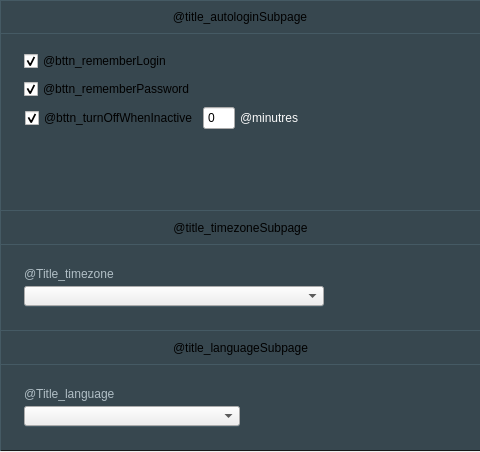
  <widget class="EntityWidget" name="rightPart" native="true">
   <property name="geometry">
    <rect>
     <x>480</x>
     <y>0</y>
     <width>480</width>
     <height>452</height>
    </rect>
   </property>
   <property name="minimumSize">
    <size>
     <width>480</width>
     <height>452</height>
    </size>
   </property>
   <property name="maximumSize">
    <size>
     <width>480</width>
     <height>452</height>
    </size>
   </property>
   <property name="styleSheet">
    <string notr="true"/>
   </property>
   <property name="shape" stdset="0">
    <bool>false</bool>
   </property>
   <layout class="QVBoxLayout" name="verticalLayout_8">
    <property name="spacing">
     <number>0</number>
    </property>
    <property name="leftMargin">
     <number>0</number>
    </property>
    <property name="topMargin">
     <number>0</number>
    </property>
    <property name="rightMargin">
     <number>0</number>
    </property>
    <property name="bottomMargin">
     <number>0</number>
    </property>
    <item>
     <widget class="QWidget" name="subpage_autologin" native="true">
      <property name="minimumSize">
       <size>
        <width>480</width>
        <height>210</height>
       </size>
      </property>
      <property name="maximumSize">
       <size>
        <width>480</width>
        <height>210</height>
       </size>
      </property>
      <property name="styleSheet">
       <string notr="true">
.QWidget {
    background-color: #37474f;
    border-top: 1px solid #455a64;
    border-bottom: 1px solid #191919;
border-left: 1px solid #455a64; 
}

QPushButton {
    border: none;
}
QPushButton:hover {
    background-color: rgba(255, 255, 255, 100);
    border: 1px solid rgba(25, 25, 25, 170);
margin-top: -1px;
margin-left: -1px;
border-radius: 2px;
}

QPushButton:!checked {
	background-image: url(:/textures/Common/icons/icon_play.png);
}
QPushButton:checked {
	background-image: url(:/textures/Common/icons/icon_stop.png);
}</string>
      </property>
      <layout class="QVBoxLayout" name="verticalLayout_2" stretch="0,1">
       <property name="spacing">
        <number>0</number>
       </property>
       <property name="leftMargin">
        <number>0</number>
       </property>
       <property name="topMargin">
        <number>0</number>
       </property>
       <property name="rightMargin">
        <number>0</number>
       </property>
       <property name="bottomMargin">
        <number>0</number>
       </property>
       <item>
        <widget class="QLabel" name="title_autologinSubpage">
         <property name="minimumSize">
          <size>
           <width>0</width>
           <height>33</height>
          </size>
         </property>
         <property name="maximumSize">
          <size>
           <width>16777215</width>
           <height>33</height>
          </size>
         </property>
         <property name="styleSheet">
          <string notr="true">QLabel {
    border-left: 1px solid #455a64;
}</string>
         </property>
         <property name="text">
          <string>@title_autologinSubpage</string>
         </property>
         <property name="alignment">
          <set>Qt::AlignCenter</set>
         </property>
        </widget>
       </item>
       <item>
        <widget class="QWidget" name="body_autologin" native="true">
         <property name="styleSheet">
          <string notr="true">.QWidget {
    border-bottom: none;
}</string>
         </property>
         <layout class="QVBoxLayout" name="verticalLayout_9" stretch="0,0,0,0">
          <property name="spacing">
           <number>2</number>
          </property>
          <property name="leftMargin">
           <number>24</number>
          </property>
          <property name="topMargin">
           <number>15</number>
          </property>
          <property name="rightMargin">
           <number>24</number>
          </property>
          <property name="bottomMargin">
           <number>15</number>
          </property>
          <item alignment="Qt::AlignLeft|Qt::AlignTop">
           <widget class="QCheckBox" name="bttn_rememberLogin">
            <property name="minimumSize">
             <size>
              <width>0</width>
              <height>26</height>
             </size>
            </property>
            <property name="maximumSize">
             <size>
              <width>16777215</width>
              <height>26</height>
             </size>
            </property>
            <property name="styleSheet">
             <string notr="true"/>
            </property>
            <property name="text">
             <string>@bttn_rememberLogin</string>
            </property>
            <property name="checked">
             <bool>true</bool>
            </property>
           </widget>
          </item>
          <item alignment="Qt::AlignLeft|Qt::AlignTop">
           <widget class="QCheckBox" name="bttn_rememberPassword">
            <property name="minimumSize">
             <size>
              <width>0</width>
              <height>26</height>
             </size>
            </property>
            <property name="maximumSize">
             <size>
              <width>16777215</width>
              <height>26</height>
             </size>
            </property>
            <property name="styleSheet">
             <string notr="true"/>
            </property>
            <property name="text">
             <string>@bttn_rememberPassword</string>
            </property>
            <property name="checked">
             <bool>true</bool>
            </property>
           </widget>
          </item>
          <item alignment="Qt::AlignLeft|Qt::AlignTop">
           <widget class="QWidget" name="w" native="true">
            <property name="styleSheet">
             <string notr="true">.QWidget {
    border: none;
}</string>
            </property>
            <layout class="QHBoxLayout" name="horizontalLayout" stretch="0,0,1">
             <property name="spacing">
              <number>5</number>
             </property>
             <property name="leftMargin">
              <number>1</number>
             </property>
             <property name="topMargin">
              <number>1</number>
             </property>
             <property name="rightMargin">
              <number>1</number>
             </property>
             <property name="bottomMargin">
              <number>1</number>
             </property>
             <item alignment="Qt::AlignLeft|Qt::AlignVCenter">
              <widget class="QCheckBox" name="bttn_turnOffWhenInactive">
               <property name="minimumSize">
                <size>
                 <width>0</width>
                 <height>26</height>
                </size>
               </property>
               <property name="maximumSize">
                <size>
                 <width>16777215</width>
                 <height>26</height>
                </size>
               </property>
               <property name="styleSheet">
                <string notr="true"/>
               </property>
               <property name="text">
                <string>@bttn_turnOffWhenInactive</string>
               </property>
               <property name="checked">
                <bool>true</bool>
               </property>
              </widget>
             </item>
             <item alignment="Qt::AlignLeft|Qt::AlignVCenter">
              <widget class="QSpinBox" name="spinBox_turnOffWhenInactive">
               <property name="minimumSize">
                <size>
                 <width>32</width>
                 <height>24</height>
                </size>
               </property>
               <property name="maximumSize">
                <size>
                 <width>32</width>
                 <height>24</height>
                </size>
               </property>
               <property name="buttonSymbols">
                <enum>QAbstractSpinBox::NoButtons</enum>
               </property>
              </widget>
             </item>
             <item alignment="Qt::AlignLeft|Qt::AlignVCenter">
              <widget class="QLabel" name="msg_minutes">
               <property name="minimumSize">
                <size>
                 <width>0</width>
                 <height>26</height>
                </size>
               </property>
               <property name="maximumSize">
                <size>
                 <width>16777215</width>
                 <height>26</height>
                </size>
               </property>
               <property name="styleSheet">
                <string notr="true">QLabel {
    color: #fafafa;
    border: none;
    background-color: transparent;
    font: 13px &quot;Open Sans&quot;;
}</string>
               </property>
               <property name="text">
                <string>@minutres</string>
               </property>
              </widget>
             </item>
            </layout>
           </widget>
          </item>
          <item>
           <spacer name="verticalSpacer">
            <property name="orientation">
             <enum>Qt::Vertical</enum>
            </property>
            <property name="sizeHint" stdset="0">
             <size>
              <width>20</width>
              <height>40</height>
             </size>
            </property>
           </spacer>
          </item>
         </layout>
        </widget>
       </item>
      </layout>
     </widget>
    </item>
    <item>
     <widget class="QWidget" name="subpage_timezone" native="true">
      <property name="minimumSize">
       <size>
        <width>480</width>
        <height>120</height>
       </size>
      </property>
      <property name="maximumSize">
       <size>
        <width>480</width>
        <height>120</height>
       </size>
      </property>
      <property name="styleSheet">
       <string notr="true">
.QWidget {
    background-color: #37474f;
    border-top: 1px solid #455a64;
    border-bottom: 1px solid #191919;
border-left: 1px solid #455a64; 
}

QPushButton {
    border: none;
}
QPushButton:hover {
    background-color: rgba(255, 255, 255, 100);
    border: 1px solid rgba(25, 25, 25, 170);
margin-top: -1px;
margin-left: -1px;
border-radius: 2px;
}

QPushButton:!checked {
	background-image: url(:/textures/Common/icons/icon_play.png);
}
QPushButton:checked {
	background-image: url(:/textures/Common/icons/icon_stop.png);
}</string>
      </property>
      <layout class="QVBoxLayout" name="verticalLayout_4" stretch="0,1">
       <property name="spacing">
        <number>0</number>
       </property>
       <property name="leftMargin">
        <number>0</number>
       </property>
       <property name="topMargin">
        <number>0</number>
       </property>
       <property name="rightMargin">
        <number>0</number>
       </property>
       <property name="bottomMargin">
        <number>0</number>
       </property>
       <item>
        <widget class="QLabel" name="title_timezoneSubpage">
         <property name="minimumSize">
          <size>
           <width>0</width>
           <height>34</height>
          </size>
         </property>
         <property name="maximumSize">
          <size>
           <width>16777215</width>
           <height>34</height>
          </size>
         </property>
         <property name="styleSheet">
          <string notr="true">QLabel {
    border-top: 1px solid #455a64;
    border-left: 1px solid #455a64;
}</string>
         </property>
         <property name="text">
          <string>@title_timezoneSubpage</string>
         </property>
         <property name="alignment">
          <set>Qt::AlignCenter</set>
         </property>
        </widget>
       </item>
       <item>
        <widget class="QWidget" name="body_timezone" native="true">
         <property name="styleSheet">
          <string notr="true">.QWidget {
    border-bottom: none;
}
</string>
         </property>
         <widget class="QWidget" name="timezone" native="true">
          <property name="geometry">
           <rect>
            <x>23</x>
            <y>19</y>
            <width>302</width>
            <height>44</height>
           </rect>
          </property>
          <property name="maximumSize">
           <size>
            <width>302</width>
            <height>16777215</height>
           </size>
          </property>
          <property name="styleSheet">
           <string notr="true">.QWidget {
    border: none;
    border-bottom: 1px solid #455a64;
    border-radius: 4px;
}
</string>
          </property>
          <layout class="QVBoxLayout" name="verticalLayout_6">
           <property name="spacing">
            <number>4</number>
           </property>
           <property name="leftMargin">
            <number>1</number>
           </property>
           <property name="topMargin">
            <number>1</number>
           </property>
           <property name="rightMargin">
            <number>1</number>
           </property>
           <property name="bottomMargin">
            <number>1</number>
           </property>
           <item alignment="Qt::AlignLeft|Qt::AlignBottom">
            <widget class="QLabel" name="title_timezone">
             <property name="minimumSize">
              <size>
               <width>0</width>
               <height>17</height>
              </size>
             </property>
             <property name="styleSheet">
              <string notr="true">QLabel {
    font: 13px &quot;Open Sans&quot;;
    color: #b0bec5;
    border: none;
    background-color: transparent;
}</string>
             </property>
             <property name="text">
              <string>@Title_timezone</string>
             </property>
            </widget>
           </item>
           <item alignment="Qt::AlignLeft|Qt::AlignBottom">
            <widget class="TimeZoneBox" name="comboBox_timezone">
             <property name="minimumSize">
              <size>
               <width>300</width>
               <height>20</height>
              </size>
             </property>
             <property name="maximumSize">
              <size>
               <width>300</width>
               <height>20</height>
              </size>
             </property>
             <property name="currentText">
              <string notr="true"/>
             </property>
            </widget>
           </item>
          </layout>
         </widget>
        </widget>
       </item>
      </layout>
     </widget>
    </item>
    <item>
     <widget class="QWidget" name="subpage_language" native="true">
      <property name="minimumSize">
       <size>
        <width>480</width>
        <height>121</height>
       </size>
      </property>
      <property name="maximumSize">
       <size>
        <width>480</width>
        <height>121</height>
       </size>
      </property>
      <property name="styleSheet">
       <string notr="true">
.QWidget {
    background-color: #37474f;
    border-top: 1px solid #455a64;
    border-bottom: 1px solid #191919;
border-left: 1px solid #455a64; 
}

QPushButton {
    border: none;
}
QPushButton:hover {
    background-color: rgba(255, 255, 255, 100);
    border: 1px solid rgba(25, 25, 25, 170);
margin-top: -1px;
margin-left: -1px;
border-radius: 2px;
}

QPushButton:!checked {
	background-image: url(:/textures/Common/icons/icon_play.png);
}
QPushButton:checked {
	background-image: url(:/textures/Common/icons/icon_stop.png);
}</string>
      </property>
      <layout class="QVBoxLayout" name="verticalLayout_5" stretch="0,1">
       <property name="spacing">
        <number>0</number>
       </property>
       <property name="leftMargin">
        <number>0</number>
       </property>
       <property name="topMargin">
        <number>0</number>
       </property>
       <property name="rightMargin">
        <number>0</number>
       </property>
       <property name="bottomMargin">
        <number>0</number>
       </property>
       <item>
        <widget class="QLabel" name="title_languageSubpage">
         <property name="minimumSize">
          <size>
           <width>0</width>
           <height>34</height>
          </size>
         </property>
         <property name="maximumSize">
          <size>
           <width>16777215</width>
           <height>34</height>
          </size>
         </property>
         <property name="styleSheet">
          <string notr="true">QLabel {
    border-top: 1px solid #455a64;
    border-left: 1px solid #455a64;
}</string>
         </property>
         <property name="text">
          <string>@title_languageSubpage</string>
         </property>
         <property name="alignment">
          <set>Qt::AlignCenter</set>
         </property>
        </widget>
       </item>
       <item>
        <widget class="QWidget" name="body_language" native="true">
         <property name="styleSheet">
          <string notr="true">.QWidget {
    background-color: transparent;
    border-top: 1px solid #455a64;
}</string>
         </property>
         <widget class="QWidget" name="language" native="true">
          <property name="geometry">
           <rect>
            <x>23</x>
            <y>19</y>
            <width>218</width>
            <height>44</height>
           </rect>
          </property>
          <property name="styleSheet">
           <string notr="true">.QWidget {
    border: none;
    border-bottom: 1px solid #455a64;
    border-radius: 4px;
}
</string>
          </property>
          <layout class="QVBoxLayout" name="verticalLayout_7">
           <property name="spacing">
            <number>4</number>
           </property>
           <property name="leftMargin">
            <number>1</number>
           </property>
           <property name="topMargin">
            <number>1</number>
           </property>
           <property name="rightMargin">
            <number>1</number>
           </property>
           <property name="bottomMargin">
            <number>1</number>
           </property>
           <item alignment="Qt::AlignLeft|Qt::AlignBottom">
            <widget class="QLabel" name="title_language">
             <property name="minimumSize">
              <size>
               <width>0</width>
               <height>17</height>
              </size>
             </property>
             <property name="styleSheet">
              <string notr="true">QLabel {
    font: 13px &quot;Open Sans&quot;;
    color: #b0bec5;
    border: none;
    background-color: transparent;
}</string>
             </property>
             <property name="text">
              <string>@Title_language</string>
             </property>
            </widget>
           </item>
           <item alignment="Qt::AlignLeft|Qt::AlignBottom">
            <widget class="QComboBox" name="comboBox_language">
             <property name="minimumSize">
              <size>
               <width>216</width>
               <height>20</height>
              </size>
             </property>
             <property name="maximumSize">
              <size>
               <width>216</width>
               <height>20</height>
              </size>
             </property>
            </widget>
           </item>
          </layout>
         </widget>
        </widget>
       </item>
      </layout>
     </widget>
    </item>
   </layout>
  </widget>
